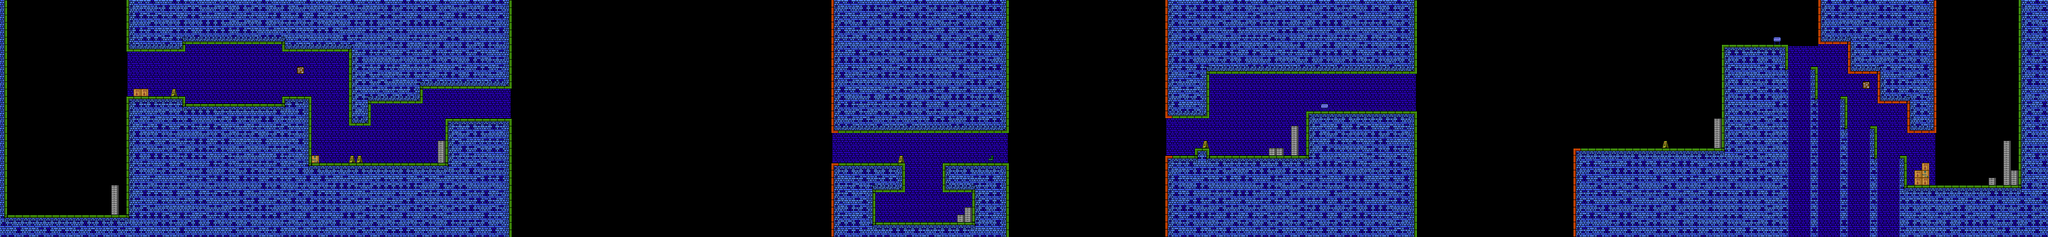

This is a level from a 2D game, rendered from its Tiled map with the project's own tilesets. A one-line summary and the map file follow, with tile-layer data summarised:
An orthogonal 276x32 tile map with 16x16 px tiles, 2 tile layers (Tile Layer 1, Tile Layer 2), 4 tilesets and 14 objects.

<map version="1.5" tiledversion="1.7.1" orientation="orthogonal" renderorder="right-down" width="276" height="32" tilewidth="16" tileheight="16" infinite="0" nextlayerid="4" nextobjectid="19">
 <tileset firstgid="1" source="factorygreen.tsx" />
 <tileset firstgid="16" source="factoryred.tsx" />
 <tileset firstgid="31" source="factorybg.tsx" />
 <tileset firstgid="43" source="factorydecorations.tsx" />
 <layer id="1" name="Tile Layer 1" width="276" height="32">
  <data>[8832 cells, 4895 non-empty, 22 distinct tile ids]</data>
 </layer>
 <layer id="3" name="Tile Layer 2" width="276" height="32">
  <data>[8832 cells, 98 non-empty, 16 distinct tile ids]</data>
 </layer>
 <objectgroup id="2" name="Object Layer 1">
  <object id="1" x="0" y="464">
   <polygon points="0,0 0,-464 16,-464 16,0 272,0 272,-256 400,-256 400,-240 608,-240 608,-256 672,-256 672,-112 960,-112 960,-208 1104,-208 1104,48 0,48" />
  </object>
  <object id="2" x="272" y="0">
   <polygon points="0,0 0,112 128,112 128,96 336,96 336,112 400,112 480,112 480,0" />
  </object>
  <object id="4" x="752" y="0">
   <polygon points="0,0 0,272 48,272 48,224 160,224 160,192 352,192 352,0" />
  </object>
  <object id="6" x="1792" y="288">
   <polygon points="0,0 0,-288 384,-288 384,0" />
  </object>
  <object id="7" x="2512" y="512">
   <polygon points="0,0 0,-176 64,-176 64,-192 96,-192 96,-176 304,-176 304,-272 544,-272 544,0" />
  </object>
  <object id="8" x="2512" y="0">
   <polygon points="0,0 0,160 0,256 96,256 96,160 544,160 544,0" />
  </object>
  <object id="11" x="1792" y="512">
   <polygon points="0,0 0,-160 160,-160 160,-96 96,-96 96,-32 304,-32 304,-96 240,-96 240,-160 384,-160 384,0" />
  </object>
  <object id="12" x="3488" y="512">
   <polygon points="-96,0 -96,-192 224,-192 224,-416 368,-416 368,0" />
  </object>
  <object id="13" x="3904" y="512">
   <polygon points="0,0 0,-368 16,-368 16,0" />
  </object>
  <object id="14" x="3967.33" y="512">
   <polygon points="0,0 0.666667,-304 16.6667,-304 16.6667,0" />
  </object>
  <object id="15" x="4032" y="512">
   <polygon points="0,0 1.33333,-240.667 17.3333,-240.667 17.3333,-0.666667" />
  </object>
  <object id="16" x="4096" y="512">
   <polygon points="0,0 0,-176 16,-176 16,-112 256,-112 256,-512 320,-512 320,0" />
  </object>
  <object id="17" x="3920" y="0">
   <polygon points="0,0 0,96 64,96 64,160 128,160 128,224 192,224 192,288 256,288 256,0" />
  </object>
  <object id="18" x="3920" y="0">
   <polygon points="0,0 0,96 64,96 64,160 128,160 128,224 192,224 192,288 256,288 256,0" />
  </object>
 </objectgroup>
</map>